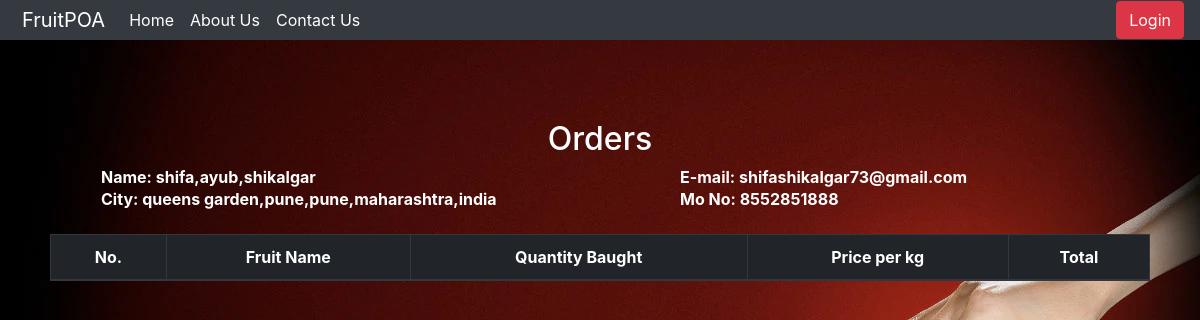
/userorders.php?id=1, run on the app's committed database.
### tables this page shows
CREATE TABLE `u_registration` (
  `id` int(11) NOT NULL,
  `Username` varchar(15) NOT NULL,
  `Passwords` varchar(20) NOT NULL,
  `C_Name` text NOT NULL,
  `Address` varchar(50) NOT NULL,
  `email` varchar(40) NOT NULL,
  `DOB` date NOT NULL,
  `Gender` text NOT NULL,
  `Age` int(10) NOT NULL,
  `Phone_no` varchar(12) NOT NULL,
  `date` date NOT NULL,
  `isAdmin` int(11) NOT NULL,
  `fruitid` int(10) NOT NULL,
  `Banana` int(10) DEFAULT NULL,
  `Apple` int(10) DEFAULT NULL,
  `Cherry` int(10) DEFAULT NULL,
  `mango` int(10) DEFAULT NULL,
  `Grapes` int(10) DEFAULT NULL,
  `Strawberry` int(10) DEFAULT NULL,
  `applw` int(10) NOT NULL
);

### userorders.php (the view, shortened to what this page needs)
           <?php
           include("navbar.php");
       ?>
            <html>
            <head>
            </head>
            <body>
                <br><br><br><br><br>
               <h2 id="heading">Orders</h2>
               <?php
               $userid = $_GET['id'];
               $displays = "SELECT * from u_registration where id = $userid ";
               $sqls = mysqli_query( $link, $displays);
               $rows = mysqli_fetch_array( $sqls );
               ?>
               <table class="col-md-10 mx-auto">
                       <tr>
                       <th>Name: <?php echo $rows[3] ?></th>
                           <th>E-mail: <?php echo $rows[5] ?></th>
                       </tr>
                       <tr>
                       <th>City: <?php echo $rows[4] ?></th>
                           <th>Mo No: <?php echo $rows[9] ?></th>
                       </tr>
                       </table>
                       <br>
                   <table class="table col-md-11 mx-auto table-bordered">
	<thead class="thead-dark">
		<tr>
			<th scope="col">No.</th>
			<th scope="col">Fruit Name</th>
			<th scope="col">Quantity Baught</th>
			<th scope="col">Price per kg</th>
			<th scope="col">Total</th>
		</tr>
	</thead>
</table>
               </body>
            </html>

### userorders.php (style rules this page uses)
body { background:url("./img/orderback.jpg"); }
#heading { color:white; position: relative; text-align: center; }
table { color:white; }
.table { text-align:center; }

### data on the page
u_registration: C_Name "shifa,ayub,shikalgar", email "shifashikalgar73@gmail.com", Address "queens garden,pune,pune,maharashtra,india", Phone_no "8552851888"
